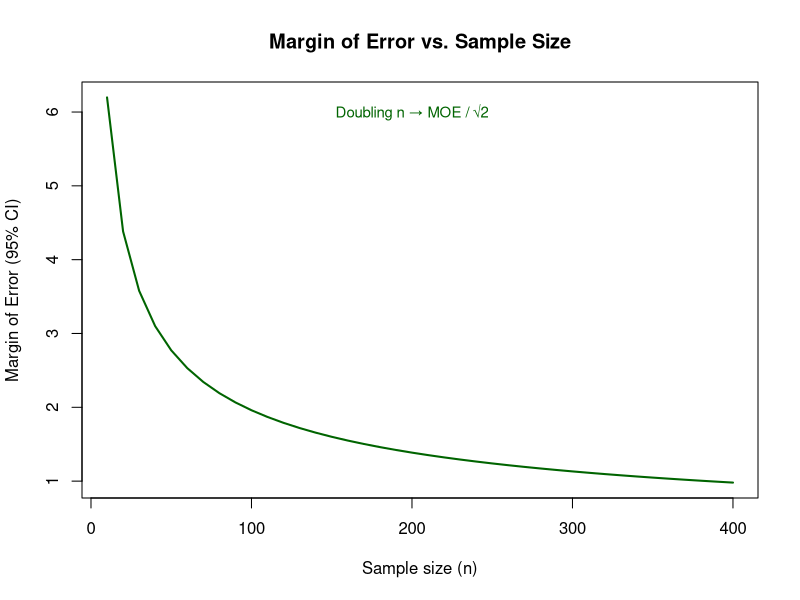
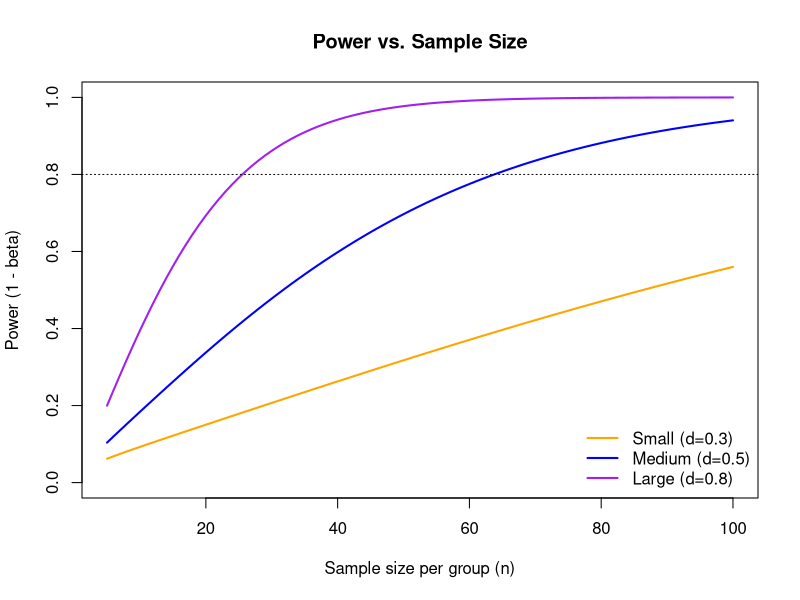

The R source for these figures, in order:
# =====================================================
# Margin of Error and Statistical Power: simple sketches
# =====================================================
# Concepts:
# - The *margin of error* (MOE) tells us how precisely we can estimate a mean.
#   It shrinks as sample size (n) increases.
#   Formula: MOE = Z * σ / √n   (for 95% confidence, Z ≈ 1.96)
#
# - Statistical *power* is the probability of detecting a true effect
#   (i.e., correctly rejecting H₀ when H₁ is true).
#   It increases with larger effect sizes (d) and larger sample sizes (n).
# =====================================================

# -----------------------------------------------------
# 1. Margin of error (MOE) vs sample size
# -----------------------------------------------------
sigma <- 10                            # standard deviation of measurements
n_seq <- seq(10, 400, by = 10)         # sample sizes from 10 to 400
MOE <- 1.96 * sigma / sqrt(n_seq)      # 95% margin of error formula

# Plot how MOE decreases as n increases
plot(n_seq, MOE,
     type = "l",                       # line plot
     lwd = 2,                          # line width
     col = "darkgreen",
     main = "Margin of Error vs. Sample Size",
     xlab = "Sample size (n)",
     ylab = "Margin of Error (95% CI)")

# Add teaching notes directly on the plot
text(200, 6, "Doubling n → MOE / √2", col = "darkgreen", cex = 0.9)

# -----------------------------------------------------
# 2. Power vs sample size (for different effect sizes)
# -----------------------------------------------------
# R has this built in. power.t.test() is the function you will actually
# use; it is exact, it handles one-sample, two-sample and paired designs,
# and it solves for whichever quantity you leave out.
#
#   power.t.test(n = 20, delta = 0.5, sd = 1)          -> power
#   power.t.test(delta = 0.5, sd = 1, power = 0.8)     -> n

power_two <- function(n, d, alpha = 0.05) {
  power.t.test(n = n, delta = d, sd = 1, sig.level = alpha,
               type = "two.sample")$power
}

# Create a grid of sample sizes
n_grid <- 5:100

# Plot power curves for small (d = 0.3), medium (d = 0.5), and large (d = 0.8) effects
plot(n_grid, sapply(n_grid, power_two, d = 0.3),
     type = "l", lwd = 2, col = "orange",
     ylim = c(0, 1),
     xlab = "Sample size per group (n)",
     ylab = "Power (1 - beta)",
     main = "Power vs. Sample Size")

# Add more lines for other effect sizes
lines(n_grid, sapply(n_grid, power_two, d = 0.5), col = "blue", lwd = 2)
lines(n_grid, sapply(n_grid, power_two, d = 0.8), col = "purple", lwd = 2)

# Add a dashed reference line at 80% power
abline(h = 0.8, lty = 3)

# Add a legend for clarity
legend("bottomright",
       legend = c("Small (d=0.3)", "Medium (d=0.5)", "Large (d=0.8)"),
       col = c("orange", "blue", "purple"),
       lwd = 2, bty = "n")

# -----------------------------------------------------
# 3. Teaching takeaway
# -----------------------------------------------------
# - The green plot shows that estimation precision improves with n:
#     → Doubling n shrinks the MOE by √2.
# - The power plot shows that:
#     → Larger samples make it easier to detect real effects.
#     → Big effects (d=0.8) need fewer participants.
#     → Small effects (d=0.3) require much larger samples.
# - Common goal: 80% power (dashed line).
# =====================================================

# -----------------------------------------------------
# 4. The question you actually ask when planning a study
# -----------------------------------------------------
# "How many animals per group do I need?" Give power.t.test everything
# except n, and it solves for n.

for (d in c(0.3, 0.5, 0.8)) {
  res <- power.t.test(delta = d, sd = 1, power = 0.8,
                      sig.level = 0.05, type = "two.sample")
  cat(sprintf("d = %.1f  ->  %3.0f per group for 80%% power\n", d, ceiling(res$n)))
}

# Halving the effect size roughly QUADRUPLES the sample you need.
# Small effects are not cheaper to study, they are far more expensive.

# -----------------------------------------------------
# 5. A warning about post-hoc power
# -----------------------------------------------------
# Do NOT compute power after a null result using your own observed
# effect size. "Observed power" is a deterministic function of the
# p-value, so it adds no information at all: a non-significant result
# always gives low observed power, by construction.
#
# Power is a planning tool. The honest thing to report after a null
# result is the confidence interval, which says what effect sizes your
# study could and could not rule out.
# =====================================================
